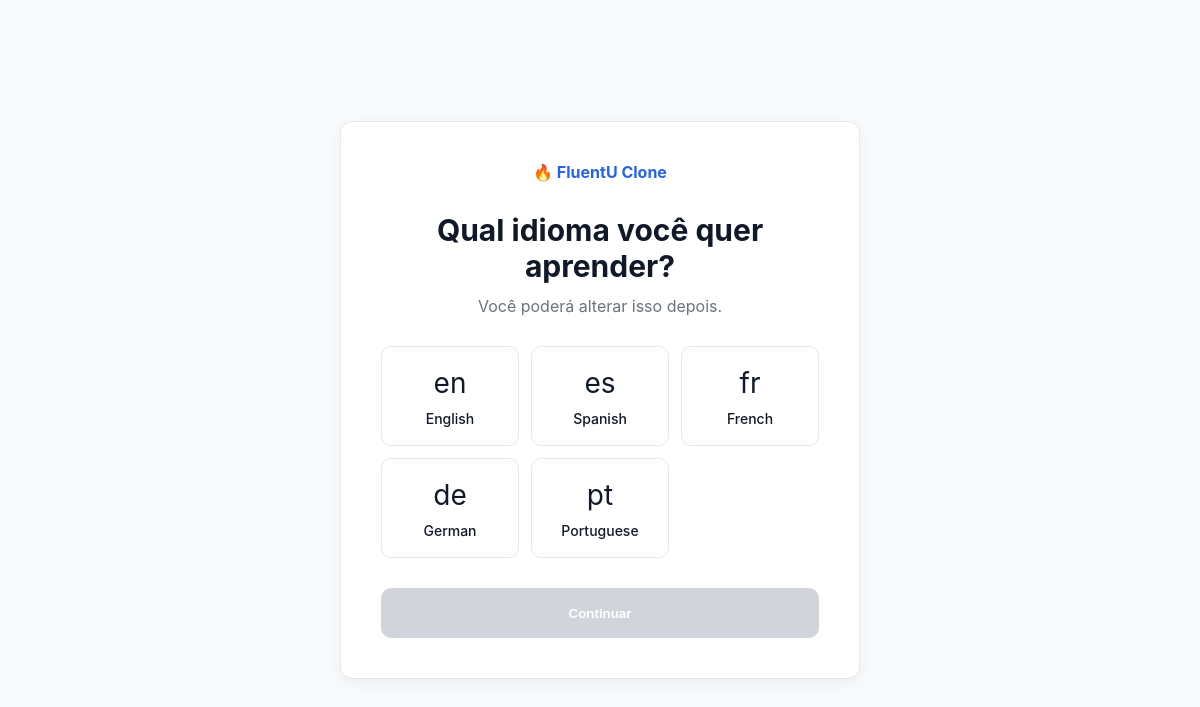
The page /onboarding/language/ (signed in) on the database its author committed.
### apps/users/models.py (models this page shows, shortened)
class Language(models.Model):
    name = models.CharField(max_length=50)
    code = models.CharField(max_length=10, unique=True)
    translation_code = models.CharField(max_length=10, blank=True, null=True)
    flag = models.CharField(max_length=20)
    is_active = models.BooleanField(default=True)
    created_at = models.DateTimeField(auto_now_add=True)

### apps/users/views.py (the view)
# urls.py: path("onboarding/language/", language_view, name="language"),
@login_required
def language_view(request):
    languages = Language.objects.filter(is_active=True)
    return render(request, "onboarding/language.html", {"languages": languages})

### apps/core/context_processors.py (called while the page is built)
def language_learning(request):
    if request.user.is_authenticated and hasattr(request.user, "profile"):
        return {"language_learning": request.user.profile.language_learning}
    return {"language_learning": None}

def topbar_stats(request):
    if not request.user.is_authenticated:
        return {}
    profile = getattr(request.user, "profile", None)
    if not profile:
        return {
            "known_words": 0,
            "learning_words": 0,
            "streak_days": 0,
        }
    language = profile.language_learning
    known_words = UserVocabulary.objects.filter(
        user=request.user, vocabulary_word__language=language, knowledge_level__gte=5
    ).count()
    learning_words = UserVocabulary.objects.filter(
        user=request.user,
        vocabulary_word__language=language,
        knowledge_level__in=[2, 3, 4],
    ).count()
    return {
        "known_words": known_words,
        "learning_words": learning_words,
        "streak_days": 7,  # temporário
    }

### templates/onboarding/language.html (shortened to what this page needs)
{% load static %}
<!DOCTYPE html>
<html lang="pt-BR">
<head>
    <link rel="stylesheet"
          href="{% static 'css/base.css' %}">
    <link rel="stylesheet"
          href="{% static 'css/language.css' %}">
</head>
<body>
    <main class="language-page">
        <div class="language-card">
            <div class="logo">
                🔥 FluentU Clone
            </div>
            <h1>
                Qual idioma você quer aprender?
            </h1>
            <p class="subtitle">
                Você poderá alterar isso depois.
            </p>
            <form
                method="post"
                action="/onboarding/save-language/">
                <div class="languages-grid">
                    {% for language in languages %}
                    <div
                        class="language-option"
                        data-code="{{ language.code }}">
                        <div class="flag">
                            {{ language.flag }}
                        </div>
                        <span>
                            {{ language.name }}
                        </span>
                    </div>
                    {% endfor %}
                </div>
                <button
                    id="continueBtn"
                    class="continue-btn"
                    disabled>
                    Continuar
                </button>
            </form>
        </div>
    </main>
</body>
</html>

### static/css/base.css (style rules this page uses)
* { margin: 0; padding: 0; box-sizing: border-box; }
body { font-family: Inter, Arial, Helvetica, sans-serif; background: #f7f7f8; color: #111827; overflow-x: hidden; overflow-y: auto; }

### static/css/language.css (style rules this page uses)
.language-page { min-height: 100vh; display: flex; justify-content: center; align-items: center; background: #f8fafc; padding: 24px; }
.language-card { width: 100%; max-width: 520px; background: white; border: 1px solid #e5e7eb; border-radius: 12px; padding: 40px; box-shadow: 0 4px 15px rgba(0, 0, 0, .05); }
.logo { display: flex; justify-content: center; align-items: center; gap: 8px; color: #2563eb; font-weight: 700; margin-bottom: 30px; }
.language-card h1 { text-align: center; font-size: 30px; font-weight: 700; margin-bottom: 12px; color: #111827; }
.subtitle { text-align: center; color: #6b7280; margin-bottom: 30px; }
.languages-grid { display: grid; grid-template-columns: repeat(3, 1fr); gap: 12px; margin-bottom: 30px; }
.language-option { height: 100px; border: 1px solid #e5e7eb; border-radius: 10px; display: flex; flex-direction: column; justify-content: center; align-items: center; cursor: pointer; transition: .25s; }
.flag { font-size: 28px; margin-bottom: 10px; }
.language-option span { font-size: 14px; font-weight: 500; }
.continue-btn { width: 100%; height: 50px; border: none; border-radius: 10px; background: #2563eb; color: white; font-weight: 600; cursor: pointer; transition: .3s; }
.continue-btn:disabled { background: #d1d5db; cursor: not-allowed; }

### rows shown on the page
Language: flag "en", name "English"
Language: flag "es", name "Spanish"
Language: flag "fr", name "French"
Language: flag "de", name "German"
Language: flag "pt", name "Portuguese"
